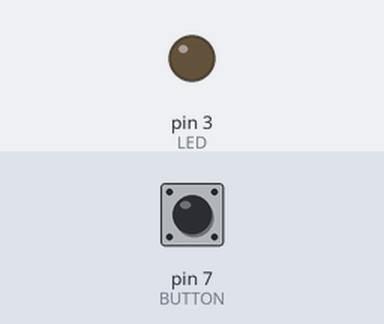
A sketch run on a simulated Arduino Uno, built with avr-gcc and run on an emulated ATmega328P. Parts: output pins drawn as LEDs (lit = HIGH). Inputs (shaded band) come from the test bench; at power-on: pin 7 (BUTTON) LOW.

Above: at 1.2 s.
1.3 s: pin 7 (BUTTON) pulled HIGH for 0.15 s
At 1.37 s:
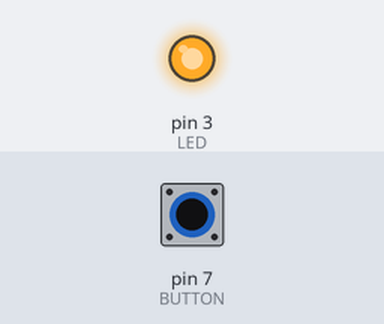
2.9 s: pin 7 (BUTTON) pulled HIGH for 3.2 s
At 6.6 s:
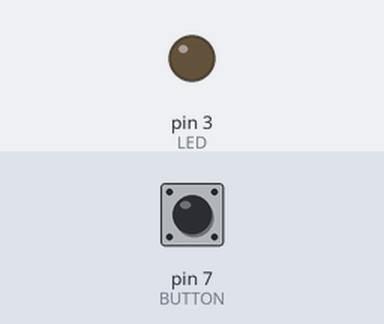
Timing chart, 0 to 8.1 s (numbered marks = the images above; inputs shaded):
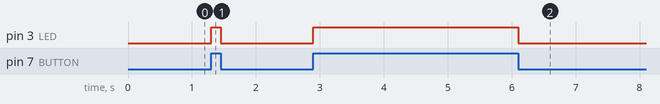

Measured:
- after the input at 1.3 s, pin 3 (LED): LOW → HIGH at once, → LOW 0.15 s later
- after the input at 2.9 s, pin 3 (LED): LOW → HIGH at once, → LOW 3.2 s later

The sketch:

projectfour.ino
```cpp
// Demonstrating a Digital Input
#define LED 3
#define BUTTON 7

void setup() {
  // put your setup code here, to run once:
  pinMode(LED, OUTPUT); // Output for the LED
  pinMode(BUTTON, INPUT); //input for the button
}

void loop() {
  // put your main code here, to run repeatedly:
  if ( digitalRead(BUTTON) == HIGH)
  {
    digitalWrite(LED, HIGH);// turn on the led
  }
  else
  {
    digitalWrite(LED, LOW);// turn off the led
  }
}
```
